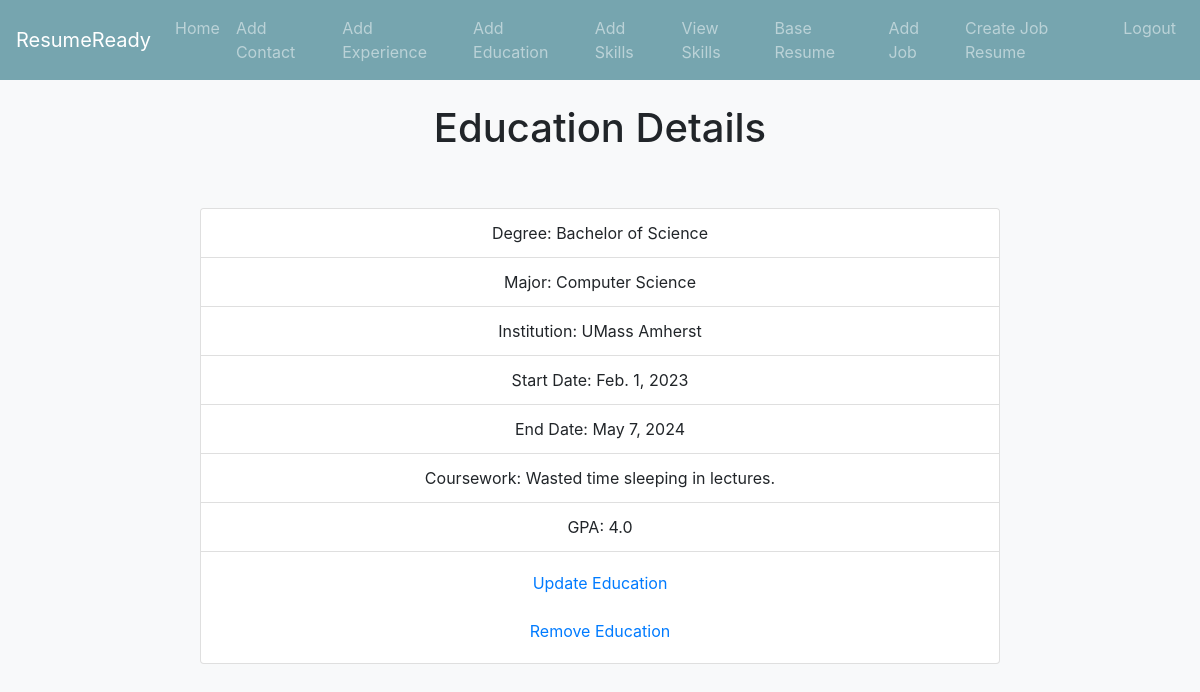
The page /view_education (signed in) on the database its author committed.
### details/models.py (models this page shows, shortened)
class Education(models.Model):
    degree = models.CharField('Degree', max_length=30)
    major = models.CharField('Major', max_length=30)
    institution = models.CharField('Institution', max_length=30)
    start_date = models.DateField('Start Date')
    end_date = models.DateField('End Date')
    coursework = models.TextField(blank=True)
    gpa = models.FloatField('GPA')
    owner = models.IntegerField('Education Owner', blank=False, default=1)

### details/views.py (the view)
# urls.py: path('view_education', views.view_education, name='view-education'),
def view_education(request):
    educ_list = Education.objects.filter(owner=request.user.id)
    return render(request, 'details/show_education.html', {'educ_list': educ_list})

### details/templates/details/show_education.html
{% extends 'details/base.html'%}
{% block content %}
<center>
    <h1>Education Details</h1>
    {% if user.is_authenticated %}
      <br>
      {% for educ in educ_list %}
          <br>
          <div class="card" style="width: 50rem;">
              <ul class="list-group list-group-flush">
                <li class="list-group-item">Degree: {{ educ.degree }}</li>
                <li class="list-group-item">Major: {{ educ.major }} </li>
                <li class="list-group-item">Institution: {{ educ.institution }} </li>
                <li class="list-group-item">Start Date: {{ educ.start_date }}</li>
                <li class="list-group-item">End Date: {{ educ.end_date }} </li>
                <li class="list-group-item">Coursework: {{ educ.coursework }} </li>
                <li class="list-group-item">GPA: {{ educ.gpa }} </li>
                <div class="card-body">
                  <a href="{% url 'update-education' educ.id %}" class="card-link">Update Education</a>
                  <br>
                  <br>
                  <a href="{% url 'remove-education' educ.id %}" class="card-link">Remove Education</a>
                </div>
              </ul>
            </div>
          <br>
      {% endfor %}
    {% else %}
      <h2> You need to be authenticated to access this page!</h2>
    {% endif %}
</center>
{% endblock %}

### rows shown on the page
Education: degree "Bachelor of Science", major "Computer Science", institution "UMass Amherst", start_date "Feb. 1, 2023", end_date "May 7, 2024", coursework "Wasted time sleeping in lectures.", gpa "4.0"
